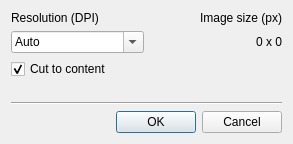
<?xml version="1.0" encoding="UTF-8"?>
<ui version="4.0">
 <class>CImageExportDialog</class>
 <widget class="QDialog" name="CImageExportDialog">
  <property name="geometry">
   <rect>
    <x>0</x>
    <y>0</y>
    <width>293</width>
    <height>144</height>
   </rect>
  </property>
  <property name="windowTitle">
   <string>Export to Image</string>
  </property>
  <layout class="QGridLayout" name="gridLayout">
   <item row="0" column="0">
    <widget class="QLabel" name="label">
     <property name="text">
      <string>Resolution (DPI)</string>
     </property>
    </widget>
   </item>
   <item row="10" column="0" colspan="2">
    <widget class="QDialogButtonBox" name="ButtonBox">
     <property name="orientation">
      <enum>Qt::Horizontal</enum>
     </property>
     <property name="standardButtons">
      <set>QDialogButtonBox::Cancel|QDialogButtonBox::Ok</set>
     </property>
    </widget>
   </item>
   <item row="6" column="0">
    <spacer name="verticalSpacer">
     <property name="orientation">
      <enum>Qt::Vertical</enum>
     </property>
     <property name="sizeHint" stdset="0">
      <size>
       <width>20</width>
       <height>40</height>
      </size>
     </property>
    </spacer>
   </item>
   <item row="1" column="1">
    <widget class="QLabel" name="ImageSize">
     <property name="sizePolicy">
      <sizepolicy hsizetype="Preferred" vsizetype="Maximum">
       <horstretch>0</horstretch>
       <verstretch>0</verstretch>
      </sizepolicy>
     </property>
     <property name="text">
      <string>0 x 0</string>
     </property>
     <property name="alignment">
      <set>Qt::AlignRight|Qt::AlignTrailing|Qt::AlignVCenter</set>
     </property>
    </widget>
   </item>
   <item row="1" column="0">
    <widget class="QComboBox" name="Resolution">
     <property name="editable">
      <bool>true</bool>
     </property>
     <item>
      <property name="text">
       <string>Auto</string>
      </property>
     </item>
     <item>
      <property name="text">
       <string>75</string>
      </property>
     </item>
     <item>
      <property name="text">
       <string>96</string>
      </property>
     </item>
     <item>
      <property name="text">
       <string>150</string>
      </property>
     </item>
     <item>
      <property name="text">
       <string>300</string>
      </property>
     </item>
     <item>
      <property name="text">
       <string>600</string>
      </property>
     </item>
     <item>
      <property name="text">
       <string>1200</string>
      </property>
     </item>
    </widget>
   </item>
   <item row="9" column="0" colspan="2">
    <widget class="Line" name="line">
     <property name="orientation">
      <enum>Qt::Horizontal</enum>
     </property>
    </widget>
   </item>
   <item row="0" column="1">
    <widget class="QLabel" name="label_2">
     <property name="sizePolicy">
      <sizepolicy hsizetype="Preferred" vsizetype="Maximum">
       <horstretch>0</horstretch>
       <verstretch>0</verstretch>
      </sizepolicy>
     </property>
     <property name="text">
      <string>Image size (px)</string>
     </property>
     <property name="alignment">
      <set>Qt::AlignRight|Qt::AlignTrailing|Qt::AlignVCenter</set>
     </property>
    </widget>
   </item>
   <item row="2" column="0">
    <widget class="QCheckBox" name="CutToContent">
     <property name="text">
      <string>Cut to content</string>
     </property>
     <property name="checked">
      <bool>true</bool>
     </property>
    </widget>
   </item>
  </layout>
 </widget>
 <resources/>
 <connections>
  <connection>
   <sender>ButtonBox</sender>
   <signal>accepted()</signal>
   <receiver>CImageExportDialog</receiver>
   <slot>accept()</slot>
   <hints>
    <hint type="sourcelabel">
     <x>248</x>
     <y>254</y>
    </hint>
    <hint type="destinationlabel">
     <x>157</x>
     <y>274</y>
    </hint>
   </hints>
  </connection>
  <connection>
   <sender>ButtonBox</sender>
   <signal>rejected()</signal>
   <receiver>CImageExportDialog</receiver>
   <slot>reject()</slot>
   <hints>
    <hint type="sourcelabel">
     <x>316</x>
     <y>260</y>
    </hint>
    <hint type="destinationlabel">
     <x>286</x>
     <y>274</y>
    </hint>
   </hints>
  </connection>
 </connections>
</ui>
